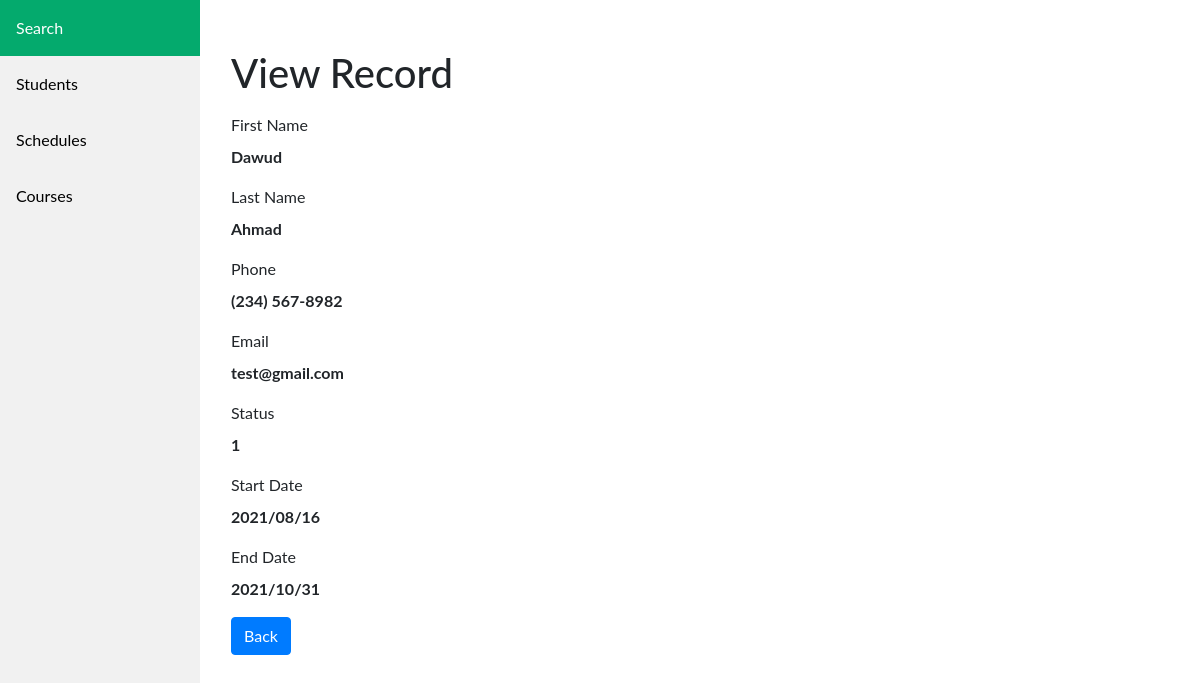
The app's page /students/read-stud.php?id=6 with its own data.
### tables this page shows
CREATE TABLE `t_students` (
  `ID_student` int(11) NOT NULL,
  `fname` char(10) NOT NULL,
  `lname` char(15) NOT NULL,
  `phone` varchar(45) NOT NULL,
  `email` char(30) NOT NULL,
  `status` tinyint(1) NOT NULL,
  `start_dte` date NOT NULL,
  `end_dte` date NOT NULL
);

### students/read-stud.php (the view, shortened to what this page needs)
<?php require_once '../header.php'; ?>
<?php
	if(isset($_GET["id"]) && !empty(trim($_GET["id"]))){
	    $param_id = trim($_GET["id"]);
	    $sql = "SELECT * FROM t_students WHERE ID_student = '{$param_id}'";
	    if($result = $db->query($sql)){
            if($result->num_rows == 1){
                $row = $result->fetch_array();
                $lname = $row["lname"];
                $phone = $row["phone"];
                $email = $row["email"];
                $status = $row["status"];
                $startd = $row["start_dte"];
                $endd = $row["end_dte"];
                $sdate = date_create($startd);
                $startd = date_format($sdate, "Y/m/d");
                $edate = date_create($endd);
                $endd = date_format($edate, "Y/m/d");
            } else{
                header("location: ../error.php");
                exit();
            }
	    } else{
            echo "Oops! Something went wrong. Please try again later.";
        }
	} else{
	    header("location: ../error.php");
	    exit();
	}
?>
<div class="container-fluid">
    <div class="row">
        <div class="col-md-12">
            <h1 class="mt-5 mb-3">View Record</h1>
            <div class="form-group">
                <label>First Name</label>
                <p><b><?php echo $row["fname"]; ?></b></p>
            </div>
            <div class="form-group">
                <label>Last Name</label>
                <p><b><?php echo $lname; ?></b></p>
            </div>
            <div class="form-group">
                <label>Phone</label>
                <p><b><?php echo $phone; ?></b></p>
            </div>
            <div class="form-group">
                <label>Email</label>
                <p><b><?php echo $email; ?></b></p>
            </div>
            <div class="form-group">
                <label>Status</label>
                <p><b><?php echo $status; ?></b></p>
            </div>
            <div class="form-group">
                <label>Start Date</label>
                <p><b><?php echo $startd; ?></b></p>
            </div>
            <div class="form-group">
                <label>End Date</label>
                <p><b><?php echo $endd; ?></b></p>
            </div>
            <p><a href="../students.php" class="btn btn-primary">Back</a></p>
        </div>
    </div>
</div>
<?php require_once '../footer.php'; ?>

### header.php (style rules this page uses)
body { margin: 0; font-family: "Lato", sans-serif; }

### records on screen
t_students: fname "Dawud", lname "Ahmad", phone "(234) 567-8982", email "test@gmail.com", status "1", start_dte "2021/08/16", end_dte "2021/10/31"
